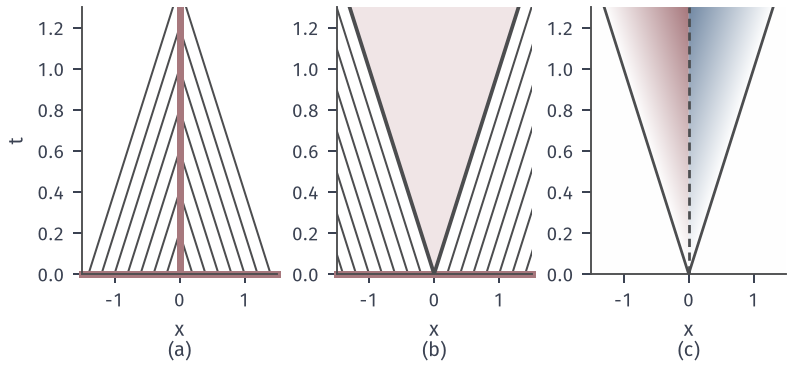

Reproduce this figure in Python.
# Target: discontinuous velocities: merging, gap, and non-unique signed weak solution with zero data.
from pathlib import Path
import sys
sys.path.insert(0, str(Path(__file__).resolve().parents[1]/'transp-common'))
from transp_common import *
fig,(a,b,c)=figure(112,52,ncols=3)
xl=(-1.5,1.5); tl=(0,1.3)
for x0 in np.arange(-1.4,1.5,.2):
    if abs(x0)<1e-9: continue
    s=np.sign(x0); r=abs(x0)
    a.plot([x0,x0-s*min(r,1.3)],[0,min(r,1.3)],color=CHAR,lw=.8)
a.plot([0,0],[0,1.3],color=RED,lw=2.8)
a.plot(xl,[0,0],color=RED,lw=2.8,clip_on=False)
for x0 in np.arange(-1.4,1.5,.2):
    if abs(x0)<1e-9: continue
    b.plot([x0,x0+np.sign(x0)*1.3],[0,1.3],color=CHAR,lw=.8)
b.fill([0,1.3,-1.3],[0,1.3,1.3],color=RED_FILL,lw=0)
b.plot(xl,[0,0],color=RED,lw=2.8,clip_on=False); b.plot([-1.3,0,1.3],[1.3,0,1.3],color=CHAR,lw=1.5)
x=np.linspace(-1.5,1.5,1201); t=np.linspace(0,1.3,801); X,T=np.meshgrid(x,t)
Z=np.where((X>0)&(X<T),T-X,0.0)+np.where((X<0)&(X>-T),-(T+X),0.0)
heat(c,Z,xl,tl,vmin=-1.3,vmax=1.3,cmap=DIV)
c.plot([-1.3,0,1.3],[1.3,0,1.3],color=CHAR,lw=1.1)
c.plot([0,0],[0,1.3],color=CHAR,lw=1.1,ls=(0,(3,2)))
for A,tag in ((a,'(a)'),(b,'(b)'),(c,'(c)')):
    A.set_xlim(*xl); A.set_ylim(*tl); A.set_xticks([-1,0,1]); tail(A,'$x$',tag,'$t$' if tag=='(a)' else None)
save(fig,Path(__file__).resolve().parent,'figure',{'c':'rho=t-x on 0<x<t, rho=-(t+x) on -t<x<0, v=sgn x, rho0=0'})
